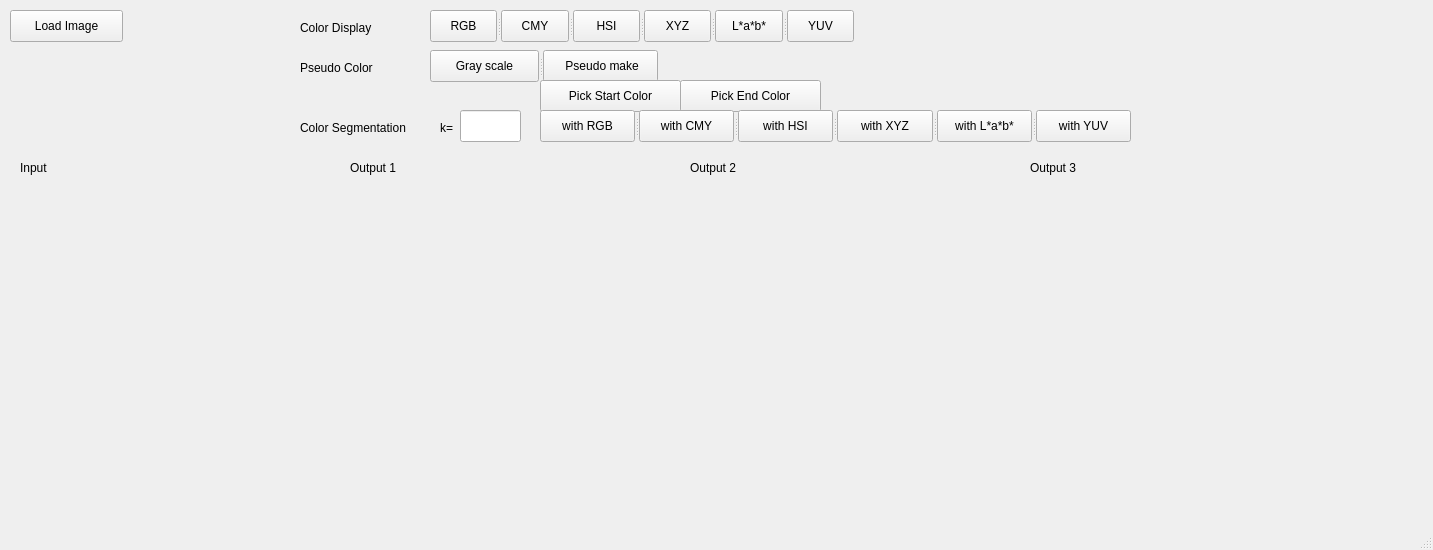
<?xml version="1.0" encoding="UTF-8"?>
<ui version="4.0">
 <class>MainWindow</class>
 <widget class="QMainWindow" name="MainWindow">
  <property name="geometry">
   <rect>
    <x>0</x>
    <y>0</y>
    <width>1433</width>
    <height>550</height>
   </rect>
  </property>
  <property name="windowTitle">
   <string>MainWindow</string>
  </property>
  <widget class="QWidget" name="centralwidget">
   <widget class="QPushButton" name="LoadButton">
    <property name="geometry">
     <rect>
      <x>10</x>
      <y>10</y>
      <width>113</width>
      <height>32</height>
     </rect>
    </property>
    <property name="text">
     <string>Load Image</string>
    </property>
   </widget>
   <widget class="QLabel" name="ImageShow1">
    <property name="geometry">
     <rect>
      <x>10</x>
      <y>190</y>
      <width>311</width>
      <height>331</height>
     </rect>
    </property>
    <property name="text">
     <string/>
    </property>
   </widget>
   <widget class="QLabel" name="label">
    <property name="geometry">
     <rect>
      <x>20</x>
      <y>160</y>
      <width>60</width>
      <height>16</height>
     </rect>
    </property>
    <property name="text">
     <string>Input</string>
    </property>
   </widget>
   <widget class="QLabel" name="label_2">
    <property name="geometry">
     <rect>
      <x>350</x>
      <y>160</y>
      <width>60</width>
      <height>16</height>
     </rect>
    </property>
    <property name="text">
     <string>Output 1</string>
    </property>
   </widget>
   <widget class="QLabel" name="label_3">
    <property name="geometry">
     <rect>
      <x>690</x>
      <y>160</y>
      <width>60</width>
      <height>16</height>
     </rect>
    </property>
    <property name="text">
     <string>Output 2</string>
    </property>
   </widget>
   <widget class="QLabel" name="label_4">
    <property name="geometry">
     <rect>
      <x>1030</x>
      <y>160</y>
      <width>60</width>
      <height>16</height>
     </rect>
    </property>
    <property name="text">
     <string>Output 3</string>
    </property>
   </widget>
   <widget class="QLabel" name="label_5">
    <property name="geometry">
     <rect>
      <x>300</x>
      <y>20</y>
      <width>81</width>
      <height>16</height>
     </rect>
    </property>
    <property name="text">
     <string>Color Display</string>
    </property>
   </widget>
   <widget class="QLabel" name="label_6">
    <property name="geometry">
     <rect>
      <x>300</x>
      <y>60</y>
      <width>81</width>
      <height>16</height>
     </rect>
    </property>
    <property name="text">
     <string>Pseudo Color</string>
    </property>
   </widget>
   <widget class="QLabel" name="label_7">
    <property name="geometry">
     <rect>
      <x>300</x>
      <y>120</y>
      <width>131</width>
      <height>16</height>
     </rect>
    </property>
    <property name="text">
     <string>Color Segmentation</string>
    </property>
   </widget>
   <widget class="QLabel" name="label_8">
    <property name="geometry">
     <rect>
      <x>440</x>
      <y>120</y>
      <width>21</width>
      <height>16</height>
     </rect>
    </property>
    <property name="text">
     <string>k=</string>
    </property>
   </widget>
   <widget class="QLineEdit" name="kInput">
    <property name="geometry">
     <rect>
      <x>460</x>
      <y>110</y>
      <width>61</width>
      <height>32</height>
     </rect>
    </property>
   </widget>
   <widget class="QSplitter" name="splitter">
    <property name="geometry">
     <rect>
      <x>430</x>
      <y>10</y>
      <width>424</width>
      <height>32</height>
     </rect>
    </property>
    <property name="orientation">
     <enum>Qt::Horizontal</enum>
    </property>
    <widget class="QPushButton" name="RGBButton">
     <property name="text">
      <string>RGB</string>
     </property>
    </widget>
    <widget class="QPushButton" name="CMYButton">
     <property name="text">
      <string>CMY</string>
     </property>
    </widget>
    <widget class="QPushButton" name="HSIButton">
     <property name="text">
      <string>HSI</string>
     </property>
    </widget>
    <widget class="QPushButton" name="XYZButton">
     <property name="text">
      <string>XYZ</string>
     </property>
    </widget>
    <widget class="QPushButton" name="LabButton">
     <property name="text">
      <string>L*a*b*</string>
     </property>
    </widget>
    <widget class="QPushButton" name="YUVButton">
     <property name="text">
      <string>YUV</string>
     </property>
    </widget>
   </widget>
   <widget class="QSplitter" name="splitter_2">
    <property name="geometry">
     <rect>
      <x>430</x>
      <y>50</y>
      <width>228</width>
      <height>32</height>
     </rect>
    </property>
    <property name="orientation">
     <enum>Qt::Horizontal</enum>
    </property>
    <widget class="QPushButton" name="GrayScaleButton">
     <property name="text">
      <string>Gray scale</string>
     </property>
    </widget>
    <widget class="QPushButton" name="PseudoColorButton">
     <property name="text">
      <string> Pseudo make</string>
     </property>
    </widget>
   </widget>
   <widget class="QLabel" name="ImageShow2">
    <property name="geometry">
     <rect>
      <x>340</x>
      <y>190</y>
      <width>311</width>
      <height>331</height>
     </rect>
    </property>
    <property name="text">
     <string/>
    </property>
   </widget>
   <widget class="QLabel" name="ImageShow3">
    <property name="geometry">
     <rect>
      <x>680</x>
      <y>190</y>
      <width>311</width>
      <height>331</height>
     </rect>
    </property>
    <property name="text">
     <string/>
    </property>
   </widget>
   <widget class="QLabel" name="ImageShow4">
    <property name="geometry">
     <rect>
      <x>1040</x>
      <y>190</y>
      <width>311</width>
      <height>331</height>
     </rect>
    </property>
    <property name="text">
     <string/>
    </property>
   </widget>
   <widget class="QPushButton" name="StartButton">
    <property name="geometry">
     <rect>
      <x>540</x>
      <y>80</y>
      <width>141</width>
      <height>32</height>
     </rect>
    </property>
    <property name="text">
     <string>Pick Start Color</string>
    </property>
   </widget>
   <widget class="QPushButton" name="EndButton">
    <property name="geometry">
     <rect>
      <x>680</x>
      <y>80</y>
      <width>141</width>
      <height>32</height>
     </rect>
    </property>
    <property name="text">
     <string>Pick End Color</string>
    </property>
   </widget>
   <widget class="QSplitter" name="splitter_3">
    <property name="geometry">
     <rect>
      <x>540</x>
      <y>110</y>
      <width>591</width>
      <height>32</height>
     </rect>
    </property>
    <property name="orientation">
     <enum>Qt::Horizontal</enum>
    </property>
    <widget class="QPushButton" name="RGBButton_2">
     <property name="text">
      <string>with RGB</string>
     </property>
    </widget>
    <widget class="QPushButton" name="CMYButton_2">
     <property name="text">
      <string>with CMY</string>
     </property>
    </widget>
    <widget class="QPushButton" name="HSIButton_2">
     <property name="text">
      <string>with HSI</string>
     </property>
    </widget>
    <widget class="QPushButton" name="XYZButton_2">
     <property name="text">
      <string>with XYZ</string>
     </property>
    </widget>
    <widget class="QPushButton" name="LabButton_2">
     <property name="text">
      <string>with L*a*b*</string>
     </property>
    </widget>
    <widget class="QPushButton" name="YUVButton_2">
     <property name="text">
      <string>with YUV</string>
     </property>
    </widget>
   </widget>
  </widget>
  <widget class="QMenuBar" name="menubar">
   <property name="geometry">
    <rect>
     <x>0</x>
     <y>0</y>
     <width>1433</width>
     <height>24</height>
    </rect>
   </property>
  </widget>
  <widget class="QStatusBar" name="statusbar"/>
 </widget>
 <resources/>
 <connections/>
</ui>
